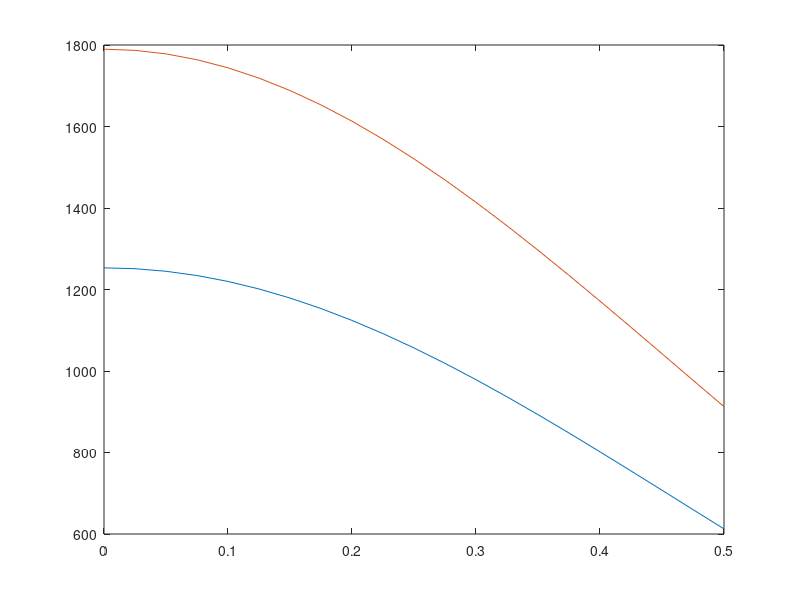
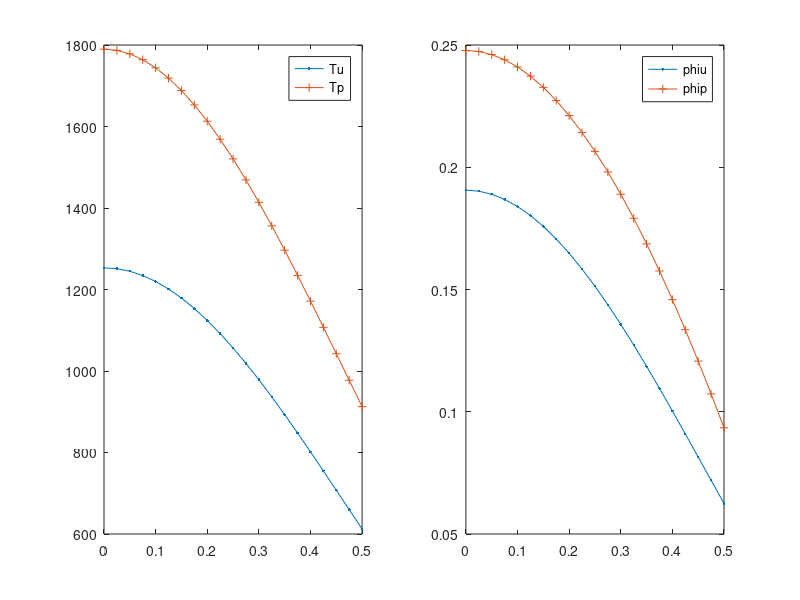

Source code (MATLAB) for these figures, in order:
function hc_ss_x_CG_nonlinear
% Solves the heat conduction equation in 1-D x-geometry using CFEM
% without T gap.
% problem definition
% -d/dx (k(T) dT/dx) = q  with k(T)=a/(b+T)+c
% dTdx|_0=0 and -k.dTdx|_L=h(T(L)-T_inf)

% clear the console screen
clc; close all;

% load the data and numerical parameters
pert.a    = 1e-1 *0.;
pert.b    = 1e-1 *0.;
pert.c    = 0;
pert.q    = 1e-1 *0;
pert.bc_L = 1e-1 *0;
pert.bc_R = 1e-1 *10;
[dat,npar] = load_simulation_data(pert);

% solve unperturbed forward problem
npar.adjoint=false;
npar.pert_status = 'unperturbed';
npar.do_analytical=false;
[Tu,Au,qu]=solve_system(npar,dat);

% solve perturbed forward problem
npar.adjoint=false;
npar.pert_status = 'perturbed';
[Tp,Ap,qp]=solve_system(npar,dat,Tu);
%
plot(npar.xf,Tu,npar.xf,Tp);

% solve unperturbed adjoint problem
npar.adjoint=true; 
npar.pert_status = 'unperturbed';
[phiu,Aau,ru]=solve_system(npar,dat,Tu,Tu);

% solve perturbed adjoint problem
npar.adjoint=true; 
npar.pert_status = 'perturbed';
[phip,Aap,rp]=solve_system(npar,dat,Tu,Tu);

% QoI summary
J_for_unpert = Tu'*ru;
J_for_pert   = Tp'*ru;
J_adj_unpert = phiu'*qu;
fprintf('-------------QoI------------\n')
fprintf('J forward unperturbed\t%14.8g \n',J_for_unpert);
fprintf('J adjoint unperturbed\t%14.8g \n',J_adj_unpert);
% sensitivity
dT = Tp-Tu;
dq = qp-qu; % this is how the bc mods to the rhs get eliminated. need to check. especially for dirichlet !!!
% dA = Ap-Au; caveat: application of bc disappear whend oing this !!!!
dJ_for = dT'*ru;
fprintf('J forward perturbed \t%14.8g \n',J_for_pert);
fprintf('dJ forward \t%14.8g \t%14.8g\n',(J_for_pert-J_for_unpert)/pert.bc_R,dJ_for/pert.bc_R);
% assembly system to compute sitffness matrix with conductivity=dkdp
npar.adjoint=false; 
npar.pert_status = 'delta_p';
[dAdp,~]=assemble_system(npar,dat,Tu);
dJ_adj = phip'*(dq - dAdp*Tu);
fprintf('dJ adjoint \t%14.8g \n',dJ_adj/pert.bc_R);
% dJ_adj = phiu'*(dq - dAdp*Tu);
% fprintf('dJ adjoint \t%14.8g \n',dJ_adj);

phip'*dAdp*Tu



% plot solution
figure(3)
subplot(1,2,1);
plot(npar.xf,Tu,'.-',npar.xf,Tp,'+-')
legend('Tu','Tp');
subplot(1,2,2);
plot(npar.xf,phiu,'.-',npar.xf,phip,'+-')
legend('phiu','phip');

return
end

%%%%%%%%%%%%%%%%%%%%%%%%%%%%%%%%%%%%%

function [T,A,q]=solve_system(npar,dat,T_init,T_for)

%check
if nargin==4 && npar.adjoint==false
    error('Only adjoint calculations require 4 input arguments in solve_system');
end
% initial guess
if nargin==2
    T=100*ones(npar.ndofs,1);
else
    T=T_init;
end

% nonlinear solve
for iter=1:npar.max_nl_iter
    % assemble system
    if npar.adjoint
        T_for_assembly=T_for;
    else
        T_for_assembly=T;
    end
    [A,q]=assemble_system(npar,dat,T_for_assembly);
    % save old values
    T_old=T;
    % solve linear system
    T=A\q;
    % compute error
    err=norm(T_old-T);
    % check convergence
    fprintf('Picard=%g, error=%d\n',iter,err);
    if err<npar.nl_tol
        fprintf('Converged\n\n');
        break; % done
    else
        if iter==npar.max_nl_iter
            warning('Exiting Picard without converging to tolerance.  err=%d, tol=%d',err,npar.nl_tol);
        end
    end
end

% plot numerical solution and analytical one
% analytical solution
if npar.do_analytical
    a=dat.conductivity_constants.a;
    b=dat.conductivity_constants.b;
    L=sum(dat.width);
    T_inf=dat.bc_for.rite.C;
    h=dat.hcv;
    q=dat.src_strength;
    T_L=q*L/h+T_inf;
    % expression
    fh_T = @(x) -b+(b+T_L)*exp(q/2/a*(L^2-x.^2));
    figure(1);
    x=linspace(0,L,10000);
    plot(x,fh_T(x),'.-',npar.xf,T,'r+-'); axis tight; title('Temperature');legend(['analytical';'numerical ']);
end


return
end

%%%%%%%%%%%%%%%%%%%%%%%%%%%%%%%%%%%%%

function [A,rhs]=assemble_system(npar,dat,T)

% assemble the matrix, the rhs, apply BC

% shortcuts
porder= npar.porder;
gn    = npar.gn;
nel   = npar.nel;
% ideally, we would analyze the connectivity to determine nnz
nnz=(porder+3)*nel; %this is an upperbound, not exact
% n: linear system size
n=nel*porder+1;
% allocate memory
A=spalloc(n,n,nnz);
rhs=zeros(n,1);

% compute local matrices
% load Gauss Legendre quadrature (GLQ is exact on polynomials of degree up to 2n-1,
% while using only integrand evaluations (n-point quadrature).
% estimate the max poly order (it comes from the mass matrix  when coef. are
% piecewise constant and the material mesh matches the computational mesh
poly_max=2*porder;
[xq,wq] = GLNodeWt(porder+1);
% initialize local matrices/vectors
m=zeros(porder+1,porder+1);
k=m;
f=zeros(porder+1,1);
% store shapeset
[b,dbdx] =feshpln(xq,porder);

% definition of the weak form:
% int_domain (grad u D grad b) - int_bd_domain (b D grad u n) ...
%      = int_domain (b rhs)

% switch between forward and adjoint calculations
if npar.adjoint
    src = dat.asrc;
    bc  = dat.bc_adj;
    kond = dat.k;
else
    bc  = dat.bc_for;
    % what kind of material properties to use
    switch npar.pert_status
        case 'unperturbed'
            kond = dat.k;
            src = dat.fsrc;
        case 'perturbed'
            for i=1:length(dat.k)
                kond{i} = @(T) dat.k{i}(T)    + dat.dka{i}(T)+ dat.dkb{i}(T)+ dat.dkc{i}(T);
                src{i}  = @(x) dat.fsrc{i}(x) + dat.dfsrc{i}(x);
            end
            bc.left.C = bc.left.C + bc.left.dC;
            bc.rite.C = bc.rite.C + bc.rite.dC;
        case 'delta_p'
            for i=1:length(dat.k)
                kond{i} = @(T) dat.dka{i}(T)+ dat.dkb{i}(T)+ dat.dkc{i}(T);
            end
            src = dat.dfsrc;
            bc.left.type =  0; % Neumann
            bc.rite.type =  0;
            bc.left.C =  0;
            bc.rite.C =  0;
    end
end

% loop over elements
for iel=1:npar.nel
    % element extremities
    x0=npar.x(iel);
    x1=npar.x(iel+1);
    % jacobian of the transformation to the ref. element
    Jac=(x1-x0)/2;
    % get x values in the interval
    x=(x1+x0)/2+xq*(x1-x0)/2;
    % get the mat zone ID
    my_zone=npar.iel2zon(iel);
    % evaluate external source at qp
    q=src{my_zone}(x);
    % evaluate previous temperature at qp
    T_qp = b(:,:) * T(gn(iel,:));
    % evaluate
    d=kond{my_zone}(T_qp);
    % compute local matrices + load vector
    for i=1:porder+1
        for j=1:porder+1
            k(i,j) = dot(d.*wq.*dbdx(:,i) , dbdx(:,j)) /Jac;
        end
        f(i) = dot(q.*wq, b(:,i));
    end
    if npar.adjoint && strcmp(npar.pert_status,'perturbed')
        dTdx = dbdx(:,:) * T(gn(iel,:));
        dkdT=dat.dkdT{my_zone}(T_qp);
        for i=1:porder+1
            for j=1:porder+1
                k(i,j) = k(i,j) + dot(dkdT.*dTdx.*wq.*b(:,i) , dbdx(:,j))/Jac;
            end
        end
    end
    % assemble
    A(gn(iel,:),gn(iel,:)) = A(gn(iel,:),gn(iel,:)) + k;
    rhs(gn(iel,:)) = rhs(gn(iel,:)) + f*Jac;
end

% apply natural BC
Dirichlet_nodes=[];
Dirichlet_val=[];
switch bc.left.type
    case 0 % Neumann, int_bd_domain (b D grad u n) is on the RHS
        rhs(1)=rhs(1)+bc.left.C;
    case 1 % Robin
        A(1,1)=A(1,1)+dat.hcv;
        rhs(1)=rhs(1)+dat.hcv*bc.left.C;
    case 2 % Dirichlet
        Dirichlet_nodes=[Dirichlet_nodes 1];
        Dirichlet_val=[Dirichlet_val bc.left.C];
end
switch bc.rite.type
    case 0 % Neumann, int_bd_domain (b D grad u n) is on the RHS
        rhs(n)=rhs(n)+bc.rite.C;
    case 1 % Robin
        A(n,n)=A(n,n)+dat.hcv;
        rhs(n)=rhs(n)+dat.hcv*bc.rite.C;
    case 2 % Dirichlet
        Dirichlet_nodes=[Dirichlet_nodes n];
        Dirichlet_val=[Dirichlet_val bc.rite.C];
end
% apply Dirichlet BC
for i=1:length(Dirichlet_nodes);% loop on the number of constraints
    id=Dirichlet_nodes(i);      % extract the dof of a constraint
    bcval=Dirichlet_val(i);
    rhs=rhs-bcval*A(:,id);  % modify the rhs using constrained value
    A(id,:)=0; % set all the id-th row to zero
    A(:,id)=0; % set all the id-th column to zero (symmetrize A)
    A(id,id)=1;            % set the id-th diagonal to unity
    rhs(id)=bcval;         % put the constrained value in the rhs
end

return
end
%%%%%%%%%%%%%%%%%%%%%%%%%%%%%%%%%%%%%

function [shapefun,dhdx]=feshpln (xv,p)
% computes the finite element basis functions and their first derivatives
% for any order p
% here, we use Lagrangian FE functions

xd=linspace(-1,1,p+1);

shapefun=zeros(length(xv),p+1);
dhdx    =zeros(length(xv),p+1);

% shape function
for i=1:p+1
    num=1.;
    den=1.;
    for j=1:p+1
        if(j~=i)
            num=num.*(xv-xd(j));
            den=den.*(xd(i)-xd(j));
        end
    end
    shapefun(:,i)=num./den;
end

% derivative of the shape function
for i=1:p+1
    sum=0.;
    den=1.;
    for j=1:p+1
        if(j~=i)
            num=1;
            for k=1:p+1
                if((k~=i)&&(k~=j))
                    num=num.*(xv-xd(k));
                end
            end
            sum=sum+num;
            den=den.*(xd(i)-xd(j));
        end
    end
    dhdx(:,i)=sum./den;
end

return
end
%%%%%%%%%%%%%%%%%%%%%%%%%%%%%%%%%%%%%%

function [x,w] = GLNodeWt(n)
% GLNodeWt  Nodes and weights for Gauss-Legendre quadrature of arbitrary order
%           obtained by solving an eigenvalue problem
%
% Synopsis:  [x,w] = GLNodeWt(n)
%
% Input:     n = order of quadrature rule
%
% Output:    x = vector of nodes
%            w = vector of weights

%  Algorithm based on ideas from Golub and Welsch, and Gautschi.  For a
%  condensed presentation see H.R. Schwarz, Numerical Analysis: A
%  Comprehensive Introduction, 1989, Wiley.  Original MATLAB
%  implementation by H.W. Wilson and L.H. Turcotte, Advanced Mathematics
%  and Mechanics Applications Using MATLAB, 2nd ed., 1998, CRC Press

beta   = (1:n-1)./sqrt(4*(1:n-1).^2 - 1);
J      = diag(beta,-1) + diag(beta,1);    % eig(J) needs J in full storage
[V,D]  = eig(J);
[x,ix] = sort(diag(D));  %  nodes are eigenvalues, which are on diagonal of D
w      = 2*V(1,ix)'.^2;  %  V(1,ix)' is column vector of first row of sorted V

return
end
%%%%%%%%%%%%%%%%%%%%%%%%%%%%%%%%%%%%%

function [dat,npar]=load_simulation_data(pert)

% data 
T_inf=300; h=16; L=0.5;

a=2150; b=200;c=1.05*0; d=1;

cond = @(T) a./(d*T+b)+c;

dat.conductivity_constants.a=a;
dat.conductivity_constants.b=b;
% dat.conductivity_constants.c=c;

q=10000;  sq = @(x) q*(1+0*x);
dat.src_strength=q;

res_funct = @(x) 1/L*(1+0*x);

% load the data structure with info pertaining to the physical problem
dat.k{1}=cond; % W/m-K
% forward calculation source
dat.fsrc{1}=sq; 
% adjoint calculation source
dat.asrc{1}=res_funct; 
% create perturbations. at the input level, pert must contain fractional
% changes. pert.a=-0.1 means that the value of a will be modified by -10%
% k = a/(b+T) + c;
% dk/da = 1/(b+T);
% dk/db = -a/(b+T)^2;
% dk/dc = 1;
for i=1:length(dat.k)
    dat.dka{i}   = @(T) 1./(d*T+b)*pert.a*a;
    dat.dkb{i}   = @(T) -a./((d*T+b).^2)*pert.b*b;
    dat.dkc{i}   = @(T) pert.c*c*(1+0*T);
    dat.dkdT{i}  = @(T) -a./((d*T+b).^2)*d;
    dat.dfsrc{i} = @(x) pert.q*dat.fsrc{i}(x);
end

% dimensions
dat.hcv = h; 
dat.width = L; 
% mesh resolution per region
nel_zone = [ 10 ];

% forward bc
bc.left.type=0; %0=neumann, 1=robin, 2=dirichlet
bc.left.C=0; % (that data is C in: kdu/dn=C // u+k/hcv*du/dn =C // u=C)
bc.rite.type=1;
bc.rite.C=T_inf;
dat.bc_for=bc; 
% create perturbations
dat.bc_for.left.dC = pert.bc_L*dat.bc_for.left.C;
dat.bc_for.rite.dC = pert.bc_R*dat.bc_for.rite.C;
% adjoint bc
bc.left.C=0;
bc.rite.C=0;
dat.bc_adj=bc;
clear bc;

% load the numerical parameters, npar, structure pertaining to numerics
% number of elements
if length(dat.width)~=length(nel_zone)
    error('not the same number of zones in dat.width and nel_zone');
end
if length(dat.k)~=length(nel_zone)
    error('not the same number of zones in dat.k and nel_zone');
end
if length(dat.fsrc)~=length(nel_zone)
    error('not the same number of zones in dat.fsrc and nel_zone');
end
if length(dat.asrc)~=length(nel_zone)
    error('not the same number of zones in dat.asrc and nel_zone');
end
npar.nel = sum(nel_zone);

% domain
tmp_width = [ 0 dat.width];
x=[];
iel2zon=[];
for i_zone=1:length(nel_zone)
    x_zone = linspace(tmp_width(i_zone),tmp_width(i_zone+1),nel_zone(i_zone)+1);
    if isempty(x)
        x = x_zone;
        iel2zon=i_zone*ones(nel_zone(i_zone),1);
    else
        x = [x x_zone(2:end)];
        iel2zon =[ iel2zon; i_zone*ones(nel_zone(i_zone),1)];
    end
end
npar.x=x;
npar.iel2zon=iel2zon;

% polynomial degree
npar.porder=2;
% nbr of dofs per variable
npar.ndofs = npar.porder*npar.nel+1;

% connectivity
gn=zeros(npar.nel,npar.porder+1);
gn(1,:)=linspace(1,npar.porder+1,npar.porder+1);
for iel=2:npar.nel
    gn(iel,:)=[gn(iel-1,end) , gn(iel-1,2:end)+npar.porder ];
end
npar.gn=gn; clear gn;

% create x values for plotting FEM solution
npar.xf=zeros(npar.nel*npar.porder+1,1);
for iel=1:npar.nel
    ibeg = (iel-1)*npar.porder+1;
    iend = (iel  )*npar.porder+1;
    npar.xf(ibeg:iend)=linspace(npar.x(iel),npar.x(iel+1),npar.porder+1) ;
end

npar.max_nl_iter=30;
npar.nl_tol=1e-6;

return
end
